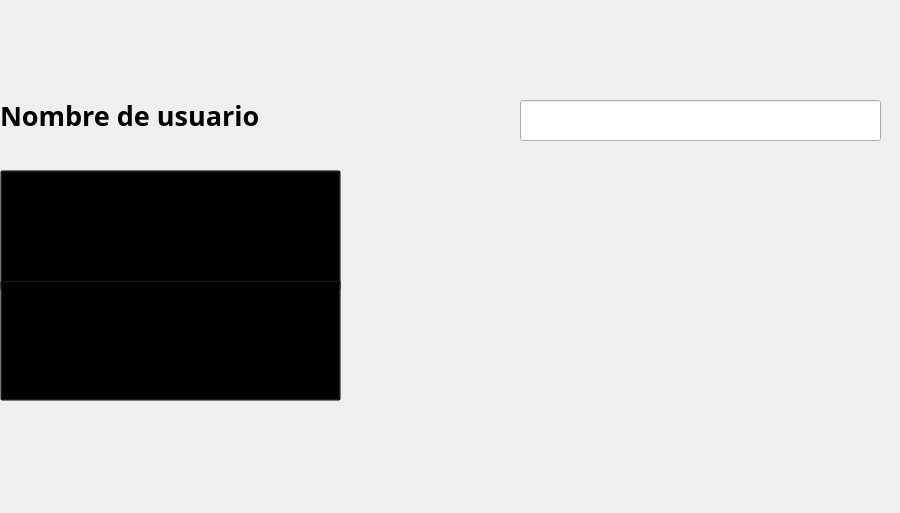
<?xml version="1.0" encoding="UTF-8"?>
<ui version="4.0">
 <class>MenuJugador</class>
 <widget class="QWidget" name="MenuJugador">
  <property name="geometry">
   <rect>
    <x>0</x>
    <y>0</y>
    <width>900</width>
    <height>513</height>
   </rect>
  </property>
  <property name="windowTitle">
   <string>Form</string>
  </property>
  <widget class="QWidget" name="Acceso" native="true">
   <property name="geometry">
    <rect>
     <x>-20</x>
     <y>-10</y>
     <width>1229</width>
     <height>768</height>
    </rect>
   </property>
   <property name="maximumSize">
    <size>
     <width>1229</width>
     <height>768</height>
    </size>
   </property>
   <property name="font">
    <font>
     <family>Super Mario 256</family>
     <pointsize>20</pointsize>
     <weight>75</weight>
     <bold>true</bold>
    </font>
   </property>
   <property name="styleSheet">
    <string notr="true">background-image: url(:/Imagenes/fondoMenu2.jpg);</string>
   </property>
   <widget class="QLineEdit" name="NombreUsuario">
    <property name="geometry">
     <rect>
      <x>540</x>
      <y>110</y>
      <width>361</width>
      <height>41</height>
     </rect>
    </property>
    <property name="font">
     <font>
      <family>Super Mario 256</family>
      <pointsize>20</pointsize>
      <weight>75</weight>
      <bold>true</bold>
     </font>
    </property>
    <property name="text">
     <string/>
    </property>
   </widget>
   <widget class="QLabel" name="NombreDeUsuario">
    <property name="geometry">
     <rect>
      <x>20</x>
      <y>70</y>
      <width>341</width>
      <height>111</height>
     </rect>
    </property>
    <property name="font">
     <font>
      <family>Super Mario 256</family>
      <pointsize>20</pointsize>
      <weight>75</weight>
      <bold>true</bold>
     </font>
    </property>
    <property name="styleSheet">
     <string notr="true">background-color: transparent;</string>
    </property>
    <property name="text">
     <string>Nombre de usuario</string>
    </property>
   </widget>
   <widget class="QPushButton" name="NuevaPartida">
    <property name="geometry">
     <rect>
      <x>20</x>
      <y>180</y>
      <width>341</width>
      <height>121</height>
     </rect>
    </property>
    <property name="font">
     <font>
      <family>Super Mario 256</family>
      <pointsize>20</pointsize>
      <weight>75</weight>
      <bold>true</bold>
     </font>
    </property>
    <property name="styleSheet">
     <string notr="true">background-color: transparent;</string>
    </property>
    <property name="text">
     <string>Nueva partida</string>
    </property>
   </widget>
   <widget class="QPushButton" name="CargarPartida">
    <property name="geometry">
     <rect>
      <x>20</x>
      <y>290</y>
      <width>341</width>
      <height>121</height>
     </rect>
    </property>
    <property name="font">
     <font>
      <family>Super Mario 256</family>
      <pointsize>20</pointsize>
      <weight>75</weight>
      <bold>true</bold>
     </font>
    </property>
    <property name="styleSheet">
     <string notr="true">background-color: transparent;</string>
    </property>
    <property name="text">
     <string>Cargar partida</string>
    </property>
   </widget>
  </widget>
 </widget>
 <resources/>
 <connections/>
</ui>
